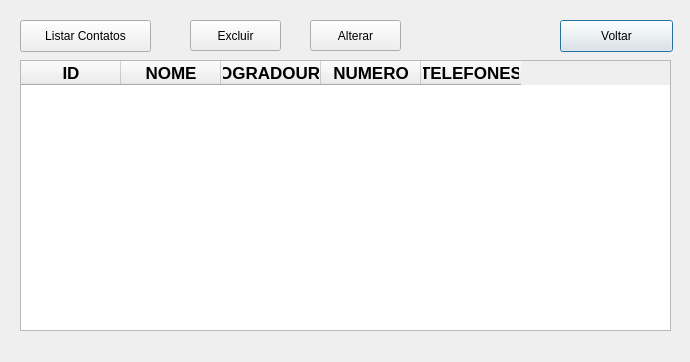
<?xml version="1.0" encoding="UTF-8"?>
<ui version="4.0">
 <class>TelaListagem</class>
 <widget class="QDialog" name="TelaListagem">
  <property name="geometry">
   <rect>
    <x>0</x>
    <y>0</y>
    <width>690</width>
    <height>362</height>
   </rect>
  </property>
  <property name="windowTitle">
   <string>LISTAGEM DOS CONTATOS</string>
  </property>
  <widget class="QPushButton" name="pushButtonVoltar">
   <property name="geometry">
    <rect>
     <x>560</x>
     <y>20</y>
     <width>113</width>
     <height>32</height>
    </rect>
   </property>
   <property name="text">
    <string>Voltar</string>
   </property>
  </widget>
  <widget class="QTableWidget" name="tableWidgetListagem">
   <property name="geometry">
    <rect>
     <x>20</x>
     <y>60</y>
     <width>651</width>
     <height>271</height>
    </rect>
   </property>
   <property name="lineWidth">
    <number>1</number>
   </property>
   <column>
    <property name="text">
     <string>ID</string>
    </property>
    <property name="font">
     <font>
      <pointsize>13</pointsize>
      <weight>75</weight>
      <bold>true</bold>
     </font>
    </property>
   </column>
   <column>
    <property name="text">
     <string>NOME</string>
    </property>
    <property name="font">
     <font>
      <pointsize>13</pointsize>
      <weight>75</weight>
      <bold>true</bold>
     </font>
    </property>
   </column>
   <column>
    <property name="text">
     <string>LOGRADOURO</string>
    </property>
    <property name="font">
     <font>
      <pointsize>13</pointsize>
      <weight>75</weight>
      <bold>true</bold>
     </font>
    </property>
   </column>
   <column>
    <property name="text">
     <string>NUMERO</string>
    </property>
    <property name="font">
     <font>
      <pointsize>13</pointsize>
      <weight>75</weight>
      <bold>true</bold>
     </font>
    </property>
   </column>
   <column>
    <property name="text">
     <string>TELEFONES</string>
    </property>
    <property name="font">
     <font>
      <pointsize>13</pointsize>
      <weight>75</weight>
      <bold>true</bold>
     </font>
    </property>
   </column>
  </widget>
  <widget class="QPushButton" name="pushButtonListarContatos">
   <property name="geometry">
    <rect>
     <x>20</x>
     <y>20</y>
     <width>131</width>
     <height>32</height>
    </rect>
   </property>
   <property name="text">
    <string>Listar Contatos</string>
   </property>
  </widget>
  <widget class="QPushButton" name="pushButtonExcluir">
   <property name="geometry">
    <rect>
     <x>190</x>
     <y>20</y>
     <width>91</width>
     <height>31</height>
    </rect>
   </property>
   <property name="text">
    <string>Excluir</string>
   </property>
  </widget>
  <widget class="QPushButton" name="pushButton_2Alterar">
   <property name="geometry">
    <rect>
     <x>310</x>
     <y>20</y>
     <width>91</width>
     <height>31</height>
    </rect>
   </property>
   <property name="text">
    <string>Alterar</string>
   </property>
  </widget>
 </widget>
 <resources/>
 <connections/>
</ui>
